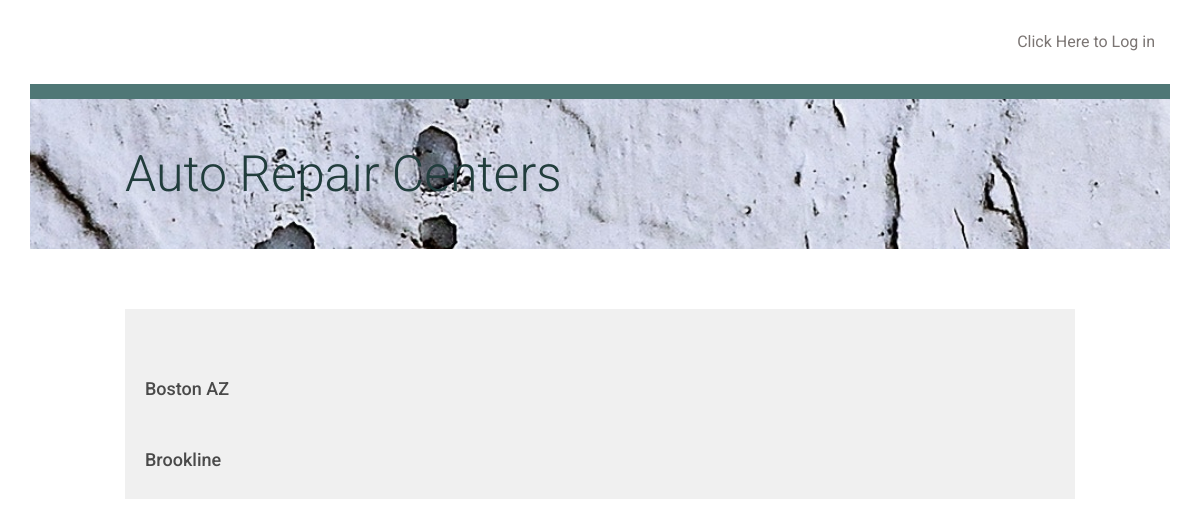
The page /autorepaircenter/ on the database as committed earlier.
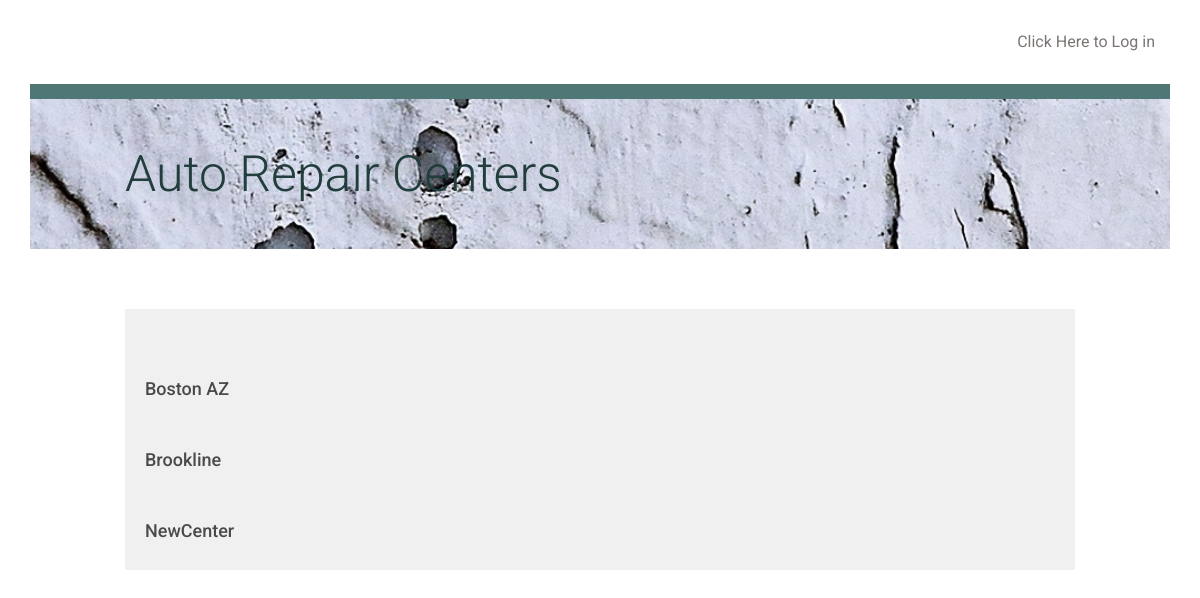
The same page on the database as committed later.
### database_setup.py (models this page shows, shortened)
class AutoRepairCenter(Base):
    __tablename__ = 'autorepaircenter'
    id=Column(Integer, primary_key=True)
    name = Column(String(250), nullable=False)
    user_id=Column(Integer, ForeignKey('user.id'))
    user = relationship(User)
    container_item = relationship('ContainerItem', cascade='all, delete-orphan')

### app.py (the view)
@app.route('/')
@app.route('/autorepaircenter/')
def show_auto_repair_centers():
    autorepaircenters = session \
        .query(AutoRepairCenter).order_by(asc(AutoRepairCenter.name))
    if 'username' not in login_session:
        return render_template(
            'publicautorepaircenters.html',
            autorepaircenters=autorepaircenters)
    else:
        return render_template(
            'autorepaircenters.html', autorepaircenters=autorepaircenters)

### templates/publicautorepaircenters.html (shortened to what this page needs)
{% extends "layout.html" %}
{% block content %}
	<div class="row top-container">
		<div class="col-md-10"></div>
		<div class="col-md-2 text-right">
			<a href="{{url_for('show_login')}}">Click Here to Log in</a>
		</div>
	</div>
	<div class="row divider blue">
		<div class="col-md-12"></div>
	</div>
	<div class="row banner main">
		<div class="col-md-1"></div>
		<div class="col-md-11 padding-none">
			<h1>Auto Repair Centers</h1>
		</div>
	</div>
	<div class="row padding-top padding-bottom">
	</div>
	{% for autorepaircenter in autorepaircenters %}
		<a href = "{{url_for('show_container', autorepaircenter_id=autorepaircenter.id)}}">
			<div class="row">
				<div class="col-md-1"></div>
					<div class="col-md-10 autorepaircenter-list">
						<h3>{{autorepaircenter.name}}</h3>
					</div>
				<div class="col-md-1"></div>
			</div>
		</a>
	{% endfor %}
{% endblock %}

### templates/layout.html (shortened to what this page needs)
<!DOCTYPE html>
<html lang="en" dir="ltr">
	<head>
		<link rel="stylesheet" href="https://stackpath.bootstrapcdn.com/bootstrap/4.3.1/css/bootstrap.min.css">
		<link rel=stylesheet type=text/css href="{{ url_for('static', filename='styles.css') }}">
	</head>
	<body>
		<div class="container">
			{% block content %}
			{% endblock %}
		</div>
	</body>
</html>

### static/styles.css (style rules this page uses)
* { font-family: "Helvetica Neue Bold", Roboto, Helvetica, Arial, sans-serif; font-weight: 700; }
h1 { font-family: "Helvetica Neue Light", Roboto, Helvetica, Arial, sans-serif; font-size: 50px; color: #213d3c; line-height: 60px; font-weight: 300; }
h3 { font-size: 18px; color: #4A4A4A; line-height: 23px; }
a { font-size: 14px; color: #040505; line-height: 17px; }
.padding-top { padding-top: 30px; }
.padding-bottom { padding-bottom: 30px; }
.padding-none { padding: 0; }
.top-container { padding-top: 30px; padding-bottom: 30px; }
.top-container a { margin-bottom: 0; line-height: 16px; font-size: 16px; color: #7B7573; font-weight: 400; }
.divider { height: 15px; }
.divider.blue { background-color: #4f7776; }
.banner.main { height: 150px; background: url("/static/top-banner.jpg"); background-position: right; background-repeat: no-repeat; background-size: cover; }
.banner h1 { margin: 45px 0; }
.autorepaircenter-list { background-color: #F0F0F0; padding: 20px; u }

Rows that differ between the two databases and show on the page:
added AutoRepairCenter: name "NewCenter"
